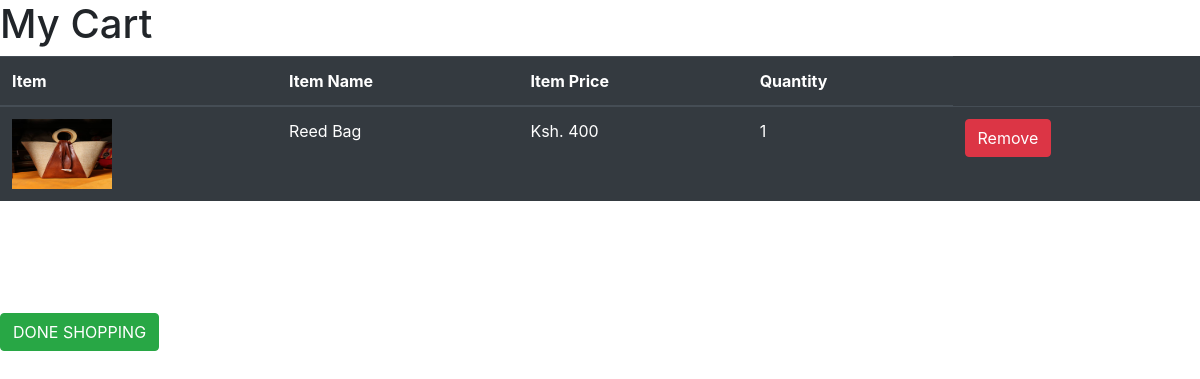
The page /basktet (signed in) on the database its author committed.
### mainApp/models.py (models this page shows, shortened)
class Purchase(models.Model):
    user = models.ForeignKey(User, on_delete=models.deletion.CASCADE)
    product = models.ForeignKey(Product, on_delete=models.deletion.DO_NOTHING)
    quantity = models.IntegerField(null=False, blank=False)
    bought = models.BooleanField(default=False)
    created = models.DateField(auto_now=True)
    updated = models.DateField(auto_now_add=True)
    class Meta:
        ordering = ['-updated', '-created']

class Product(models.Model):
    image = models.ImageField(upload_to="productImages/")
    name = models.CharField(max_length=20, null=False, blank=False)
    code = models.CharField(max_length=10, null=False, blank=False)
    price = models.IntegerField(null=False, blank=False)
    type = models.ForeignKey(ProductType, on_delete=models.deletion.CASCADE)
    quatity = models.IntegerField(null=False, blank=False)
    created = models.DateField(auto_now=True)
    updated = models.DateField(auto_now_add=True)
    class Meta:
        ordering = ['-updated', '-created']

### mainApp/views.py (the view)
# urls.py: path('basktet', sales, name="basket"),
def sales(request):
    if request.method == 'POST':
        itemID = request.POST['productID']
        Purchase.objects.filter(id=itemID).delete()
    user_purchases = Purchase.objects.filter(user=request.user)
    items_not_bought = user_purchases.filter(bought=False)
    return render(request, 'sales.html', {'items':items_not_bought  })

### mainApp/templates/sales.html (shortened to what this page needs)
<!doctype html>
<html lang="en">
  <head>
    <link rel="stylesheet" href="https://cdn.jsdelivr.net/npm/bootstrap@4.5.3/dist/css/bootstrap.min.css">
  </head>
  <body>
    <h1>My Cart</h1>
    <table class="table table-hover table-dark">
        <thead >
            <tr>
                <th scope="col">Item</th>
                <th scope="col">Item Name </th>
                <th scope="col">Item Price </th>
                <th scope="col"> Quantity</th>
            </tr>
        </thead>
        <tbody>
          {% for item in items%}
              <tr>
                  <td>
                    <img src="{{item.product.image.url}}" alt="" class="productImage">
                  </td>
                  <td>{{item.product.name}}</td>
                  <td>Ksh. {{item.product.price}}</td>
                  <td>{{ item.quantity}}</td>
                  <td>
                    <form action="{% url 'basket' %}" method="POST">
                        <input id="purchase" type="submit" value="Remove" class="btn btn-danger"/>
                    </form>
                  </td>
              </tr>
          {% endfor %}
        </tbody>
    </table>
    <br><br>
    <div class="box">
      <br><br>
      <a class="btn btn-outline btn-success" href="{% url 'finish_shopping' %}"> DONE SHOPPING </a>
      <br><br>
  </div>
  </body>
</html>

### mainApp/templates/sales.html (style rules this page uses)
.productImage { width: 100px; height: 70px; }

### rows shown on the page
Purchase: product.image (picture), product.name "Reed Bag", product.price "400", quantity "1"
